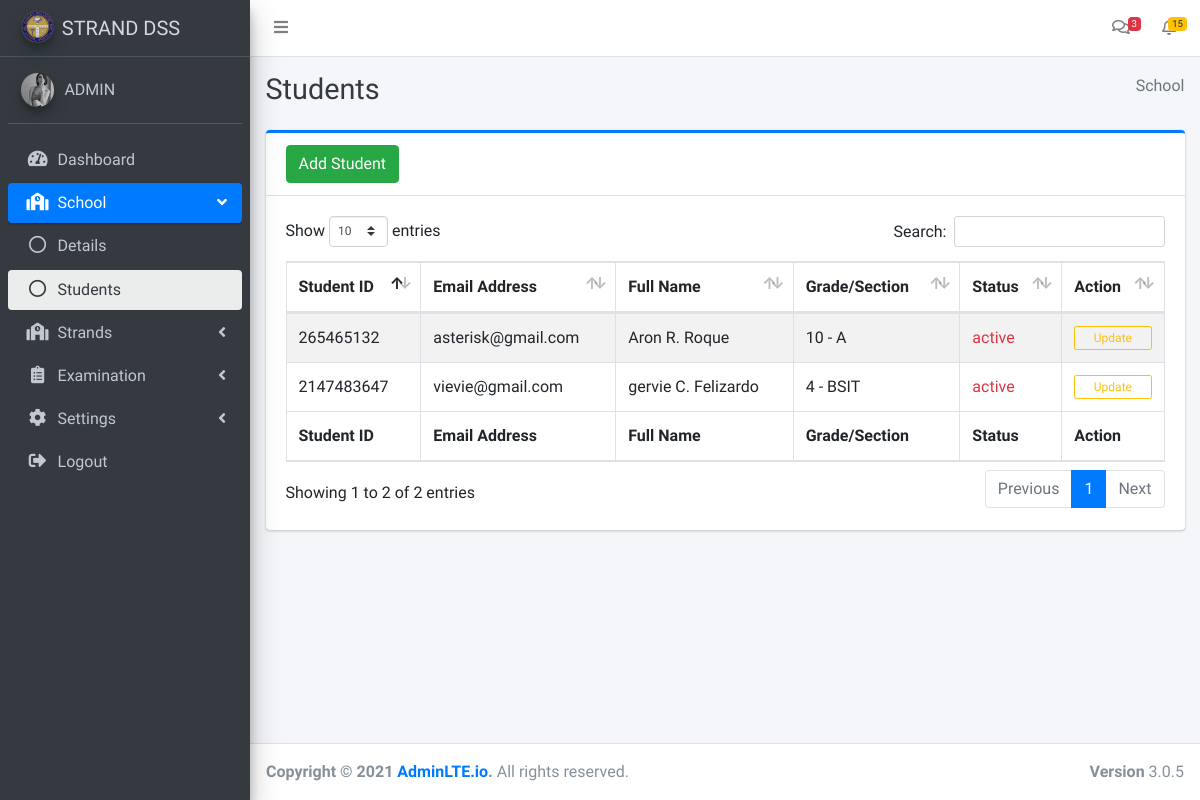
Before: /admin/school_students.php (signed in) with the older database file.
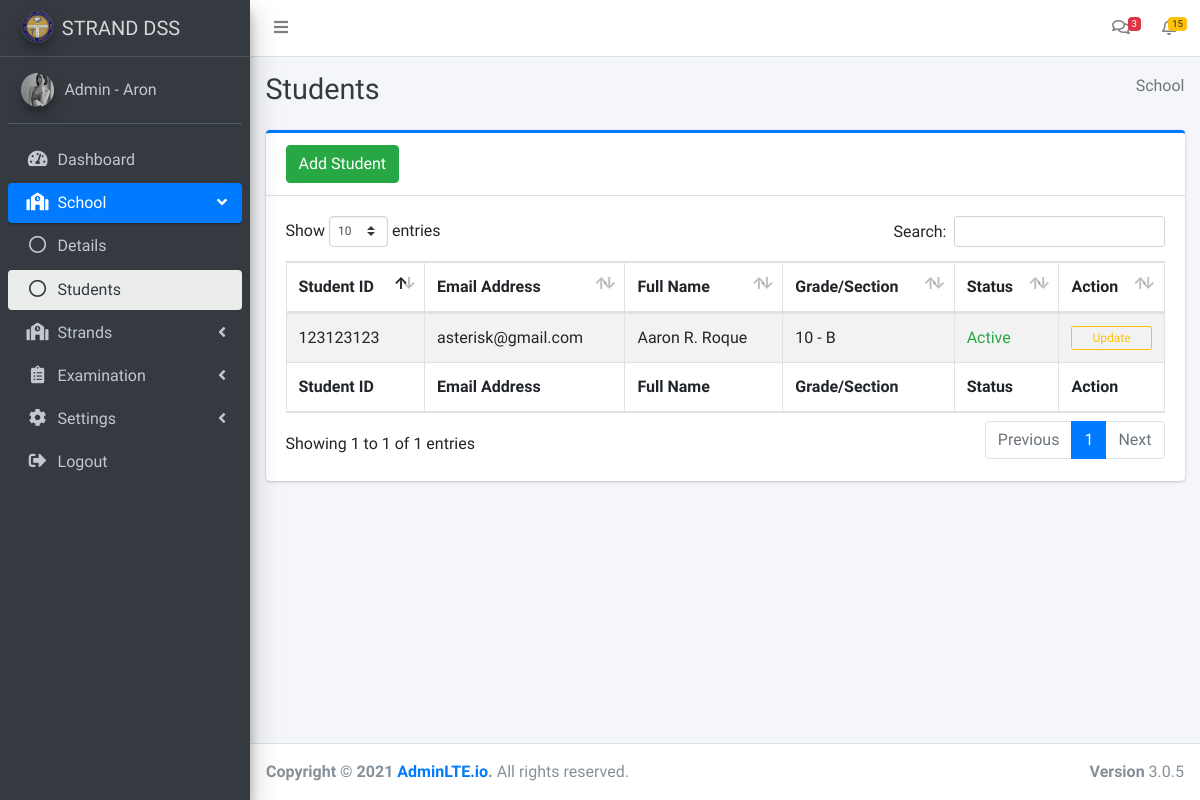
After: the same page with the newer database file.
### tables this page shows
CREATE TABLE `student_info` (
  `user_id` int(11) NOT NULL,
  `student_id` int(11) NOT NULL,
  `user_email` varchar(100) NOT NULL,
  `user_pass` varchar(100) NOT NULL,
  `firstname` varchar(100) NOT NULL,
  `middlename` varchar(50) NOT NULL,
  `lastname` varchar(50) NOT NULL,
  `allias` varchar(50) NOT NULL,
  `birthdate` date DEFAULT NULL,
  `age` int(11) NOT NULL,
  `contact` varchar(13) NOT NULL,
  `school` varchar(100) NOT NULL,
  `grade` int(11) NOT NULL,
  `section` varchar(50) NOT NULL,
  `s_year` varchar(50) NOT NULL,
  `strand_opt1` varchar(150) NOT NULL,
  `strand_opt2` varchar(150) NOT NULL,
  `status` varchar(20) NOT NULL DEFAULT 'active',
  `date_joined` timestamp NOT NULL DEFAULT current_timestamp() ON UPDATE current_timestamp()
);

### admin/school_students.php (the view, shortened to what the changed rows need)
<?php
include('include/header.php');
include('include/sidebar.php');
function first_char($str)
{
  if ($str)
    return strtolower(substr($str, 0, 1));
  return false;
}
$sql = "SELECT * FROM student_info";
$result = $conn->query($sql);
?>
<div class="content-wrapper">
  <div class="content-header">
    <div class="container-fluid">
      <div class="row mb-2">
        <div class="col-sm-6">
          <h1 class="m-0 text-dark"> Students</h1>
        </div>
      </div>
    </div>
  </div>
  <section class="content">
    <div class="container-fluid">
      <div class="row">
        <div class="col-md-12">
          <div class="card card-primary card-outline">
            <div class="card-header">
              <button class="btn btn-success" data-toggle="modal" data-target="#modal-lg">
              </button>
            </div>
            <div class="card-body">
              <table id="school_students" class="table table-bordered table-striped">
                <thead>
                  <tr>
                    <th>Student ID</th>
                    <th>Email Address</th>
                    <th>Full Name</th>
                    <th>Grade/Section</th>
                    <th>Status</th>
                    <th>Action</th>
                  </tr>
                </thead>
                <tbody>
                  <?php
                  if ($result->num_rows > 0) {
                    while ($rows = $result->fetch_assoc()) {
                      $st_id = $rows['student_id'];
                      $email = $rows['user_email'];
                      $fullname = $rows['firstname'] . ' ' . strtoupper(first_char($rows['middlename'])) . '. ' . $rows['lastname'] . ' ' . $rows['allias'];
                      $grade = $rows['grade'];
                      $section = $rows['section'];
                      $status = $rows['status'];
                  ?>
                      <tr>
                        <td><?php echo $st_id; ?></td>
                        <td><?php echo $email; ?></td>
                        <td><?php echo $fullname; ?></td>
                        <td><?php echo $grade . ' - ' . $section; ?></td>
                        <td>
                          <?php
                          if ($status == 'Active') {
                            $class = 'text-success';
                          } else {
                            $class = 'text-danger';
                          }
                          ?>
                          <span class="<?php echo $class; ?>"><?php echo $status; ?></span>
                        </td>
                        <td><a href="school_students_edit.php?id=<?php echo $rows['user_id']; ?>" class="btn btn-block btn-outline-warning btn-xs">Update</a>
                      </tr>
                  <?php
                    }
                  }
                  ?>
                </tbody>
                <tfoot>
                  <tr>
                    <th>Student ID</th>
                    <th>Email Address</th>
                    <th>Full Name</th>
                    <th>Grade/Section</th>
                    <th>Status</th>
                    <th>Action</th>
                  </tr>
                </tfoot>
              </table>
            </div>
          </div>
        </div>
      </div>
    </div>
</div>
<?php
include('include/footer.php');
?>

### admin/include/sidebar.php (shortened to what the changed rows need)
<aside class="main-sidebar sidebar-dark-primary elevation-4">
  <div class="sidebar">
    <div class="user-panel mt-3 pb-3 mb-3 d-flex">
      <div class="info">
        <a href="#" class="d-block"><?php echo $_SESSION['name']; ?></a>
      </div>
    </div>
  </div>
</aside>

Changed rows visible on the page:
removed student_info: student "265465132", user_email "asterisk@gmail.com", fullname "Aron R. Roque", grade "10", section "A", status "active"
removed student_info: student "2147483647", user_email "vievie@gmail.com", fullname "gervie C. Felizardo", grade "4", section "BSIT", status "active"
added student_info: student "123123123", user_email "asterisk@gmail.com", fullname "Aaron R. Roque", grade "10", section "B", status "Active"
Other visible differences:
$_SESSION['name']: "ADMIN" → "Admin - Aron"
text written by a page script: "Show entries Search: Showing 1 to 2 of 2 entries Previous 1 Next" → "Show entries Search: Showing 1 to 1 of 1 entries Previous 1 Next"
